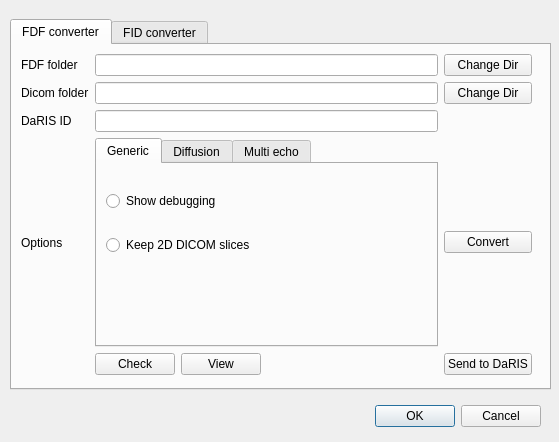
<?xml version="1.0" encoding="UTF-8"?>
<ui version="4.0">
 <class>Dialog</class>
 <widget class="QDialog" name="Dialog">
  <property name="geometry">
   <rect>
    <x>0</x>
    <y>0</y>
    <width>559</width>
    <height>442</height>
   </rect>
  </property>
  <property name="windowTitle">
   <string>Dialog</string>
  </property>
  <widget class="QDialogButtonBox" name="buttonBox">
   <property name="geometry">
    <rect>
     <x>200</x>
     <y>400</y>
     <width>341</width>
     <height>32</height>
    </rect>
   </property>
   <property name="orientation">
    <enum>Qt::Horizontal</enum>
   </property>
   <property name="standardButtons">
    <set>QDialogButtonBox::Cancel|QDialogButtonBox::Ok</set>
   </property>
  </widget>
  <widget class="QTabWidget" name="tabWidget">
   <property name="geometry">
    <rect>
     <x>10</x>
     <y>19</y>
     <width>541</width>
     <height>371</height>
    </rect>
   </property>
   <property name="currentIndex">
    <number>0</number>
   </property>
   <widget class="QWidget" name="tab_fdf">
    <attribute name="title">
     <string>FDF converter</string>
    </attribute>
    <widget class="QWidget" name="gridLayoutWidget">
     <property name="geometry">
      <rect>
       <x>9</x>
       <y>9</y>
       <width>511</width>
       <height>321</height>
      </rect>
     </property>
     <layout class="QGridLayout" name="gridLayout">
      <item row="3" column="4">
       <widget class="QPushButton" name="pushButton_convert">
        <property name="text">
         <string>Convert</string>
        </property>
       </widget>
      </item>
      <item row="3" column="1">
       <widget class="QLabel" name="label_4">
        <property name="text">
         <string>Options</string>
        </property>
       </widget>
      </item>
      <item row="0" column="4">
       <widget class="QPushButton" name="pushButton_changefdf">
        <property name="toolTip">
         <string>Change the FDF input directory</string>
        </property>
        <property name="text">
         <string>Change Dir</string>
        </property>
       </widget>
      </item>
      <item row="0" column="1">
       <widget class="QLabel" name="label">
        <property name="text">
         <string>FDF folder</string>
        </property>
       </widget>
      </item>
      <item row="1" column="1">
       <widget class="QLabel" name="label_2">
        <property name="text">
         <string>Dicom folder</string>
        </property>
       </widget>
      </item>
      <item row="2" column="1">
       <widget class="QLabel" name="label_3">
        <property name="text">
         <string>DaRIS ID</string>
        </property>
       </widget>
      </item>
      <item row="5" column="4">
       <widget class="QPushButton" name="pushButton_send2daris">
        <property name="text">
         <string>Send to DaRIS</string>
        </property>
       </widget>
      </item>
      <item row="1" column="4">
       <widget class="QPushButton" name="pushButton_changedicom">
        <property name="toolTip">
         <string>Change the output DICOM directory.  Only do this if the automatic folder name is already taken.</string>
        </property>
        <property name="text">
         <string>Change Dir</string>
        </property>
       </widget>
      </item>
      <item row="2" column="3">
       <widget class="QLineEdit" name="lineEdit_darisid">
        <property name="layoutDirection">
         <enum>Qt::RightToLeft</enum>
        </property>
        <property name="alignment">
         <set>Qt::AlignRight|Qt::AlignTrailing|Qt::AlignVCenter</set>
        </property>
       </widget>
      </item>
      <item row="0" column="3">
       <widget class="QLineEdit" name="lineEdit_fdfpath">
        <property name="layoutDirection">
         <enum>Qt::RightToLeft</enum>
        </property>
        <property name="alignment">
         <set>Qt::AlignRight|Qt::AlignTrailing|Qt::AlignVCenter</set>
        </property>
       </widget>
      </item>
      <item row="1" column="3">
       <widget class="QLineEdit" name="lineEdit_dicompath">
        <property name="layoutDirection">
         <enum>Qt::RightToLeft</enum>
        </property>
        <property name="alignment">
         <set>Qt::AlignRight|Qt::AlignTrailing|Qt::AlignVCenter</set>
        </property>
       </widget>
      </item>
      <item row="5" column="3">
       <layout class="QHBoxLayout" name="horizontalLayout">
        <item>
         <widget class="QPushButton" name="pushButton_check">
          <property name="text">
           <string>Check</string>
          </property>
         </widget>
        </item>
        <item>
         <widget class="QPushButton" name="pushButton_view">
          <property name="text">
           <string>View</string>
          </property>
         </widget>
        </item>
        <item>
         <spacer name="horizontalSpacer">
          <property name="orientation">
           <enum>Qt::Horizontal</enum>
          </property>
          <property name="sizeHint" stdset="0">
           <size>
            <width>40</width>
            <height>20</height>
           </size>
          </property>
         </spacer>
        </item>
       </layout>
      </item>
      <item row="3" column="3">
       <widget class="QTabWidget" name="Multiecho">
        <property name="currentIndex">
         <number>0</number>
        </property>
        <widget class="QWidget" name="tab_generic">
         <attribute name="title">
          <string>Generic</string>
         </attribute>
         <widget class="QWidget" name="gridLayoutWidget_4">
          <property name="geometry">
           <rect>
            <x>9</x>
            <y>9</y>
            <width>291</width>
            <height>101</height>
           </rect>
          </property>
          <layout class="QGridLayout" name="gridLayout_5">
           <item row="0" column="0">
            <widget class="QRadioButton" name="radioButton_debugging">
             <property name="toolTip">
              <string>Display more verbose debugging</string>
             </property>
             <property name="text">
              <string>Show debugging</string>
             </property>
            </widget>
           </item>
           <item row="1" column="0">
            <widget class="QRadioButton" name="radioButton_nodcmulti">
             <property name="toolTip">
              <string>Do not convert 2D slices to enhance DICOM format</string>
             </property>
             <property name="text">
              <string>Keep 2D DICOM slices</string>
             </property>
            </widget>
           </item>
          </layout>
         </widget>
        </widget>
        <widget class="QWidget" name="tab_diffusion">
         <attribute name="title">
          <string>Diffusion</string>
         </attribute>
         <widget class="QWidget" name="gridLayoutWidget_2">
          <property name="geometry">
           <rect>
            <x>0</x>
            <y>10</y>
            <width>291</width>
            <height>131</height>
           </rect>
          </property>
          <layout class="QGridLayout" name="gridLayout_2">
           <item row="0" column="1">
            <widget class="QRadioButton" name="radioButton_bmatrixdiff">
             <property name="text">
              <string>Bmatrix</string>
             </property>
            </widget>
           </item>
           <item row="7" column="1">
            <layout class="QHBoxLayout" name="horizontalLayout_5" stretch="0">
             <property name="spacing">
              <number>5</number>
             </property>
             <property name="topMargin">
              <number>5</number>
             </property>
             <property name="bottomMargin">
              <number>5</number>
             </property>
             <item>
              <widget class="QRadioButton" name="radioButton_directionaldiff">
               <property name="text">
                <string>Directional</string>
               </property>
              </widget>
             </item>
            </layout>
           </item>
           <item row="7" column="0">
            <layout class="QHBoxLayout" name="horizontalLayout_4" stretch="0,0">
             <property name="spacing">
              <number>5</number>
             </property>
             <property name="topMargin">
              <number>5</number>
             </property>
             <property name="bottomMargin">
              <number>5</number>
             </property>
             <item>
              <widget class="QLabel" name="label_10">
               <property name="text">
                <string>TextLabel</string>
               </property>
              </widget>
             </item>
             <item>
              <widget class="QLineEdit" name="lineEdit_7"/>
             </item>
            </layout>
           </item>
           <item row="0" column="0">
            <widget class="QRadioButton" name="radioButton_diffusion1">
             <property name="text">
              <string>Diffusion</string>
             </property>
            </widget>
           </item>
          </layout>
         </widget>
        </widget>
        <widget class="QWidget" name="tab_multiecho">
         <attribute name="title">
          <string>Multi echo</string>
         </attribute>
         <widget class="QWidget" name="gridLayoutWidget_5">
          <property name="geometry">
           <rect>
            <x>0</x>
            <y>10</y>
            <width>291</width>
            <height>61</height>
           </rect>
          </property>
          <layout class="QGridLayout" name="gridLayout_6">
           <item row="6" column="0">
            <layout class="QHBoxLayout" name="horizontalLayout_10" stretch="">
             <property name="spacing">
              <number>5</number>
             </property>
             <property name="topMargin">
              <number>5</number>
             </property>
             <property name="bottomMargin">
              <number>5</number>
             </property>
            </layout>
           </item>
           <item row="0" column="1">
            <widget class="QRadioButton" name="radioButton_7">
             <property name="text">
              <string>Multi-echo</string>
             </property>
            </widget>
           </item>
           <item row="6" column="1">
            <layout class="QHBoxLayout" name="horizontalLayout_11" stretch="0,0">
             <property name="spacing">
              <number>5</number>
             </property>
             <property name="topMargin">
              <number>5</number>
             </property>
             <property name="bottomMargin">
              <number>5</number>
             </property>
             <item>
              <widget class="QLabel" name="label_15">
               <property name="text">
                <string>TextLabel</string>
               </property>
              </widget>
             </item>
             <item>
              <widget class="QLineEdit" name="lineEdit_12"/>
             </item>
            </layout>
           </item>
          </layout>
         </widget>
        </widget>
       </widget>
      </item>
     </layout>
    </widget>
   </widget>
   <widget class="QWidget" name="tab_fid">
    <attribute name="title">
     <string>FID converter</string>
    </attribute>
    <widget class="QWidget" name="gridLayoutWidget_3">
     <property name="geometry">
      <rect>
       <x>10</x>
       <y>10</y>
       <width>511</width>
       <height>321</height>
      </rect>
     </property>
     <layout class="QGridLayout" name="gridLayout_3">
      <item row="3" column="3">
       <widget class="QPushButton" name="pushButton_convertfid">
        <property name="text">
         <string>Convert</string>
        </property>
       </widget>
      </item>
      <item row="3" column="1">
       <widget class="QLabel" name="label_5">
        <property name="text">
         <string>Options</string>
        </property>
       </widget>
      </item>
      <item row="0" column="3">
       <widget class="QPushButton" name="pushButton_changefid">
        <property name="toolTip">
         <string>Change the input FID directory</string>
        </property>
        <property name="text">
         <string>Change Dir</string>
        </property>
       </widget>
      </item>
      <item row="0" column="1">
       <widget class="QLabel" name="label_6">
        <property name="text">
         <string>FID folder</string>
        </property>
       </widget>
      </item>
      <item row="1" column="1">
       <widget class="QLabel" name="label_7">
        <property name="text">
         <string>Dicom folder</string>
        </property>
       </widget>
      </item>
      <item row="2" column="1">
       <widget class="QLabel" name="label_8">
        <property name="text">
         <string>DaRIS ID</string>
        </property>
       </widget>
      </item>
      <item row="1" column="3">
       <widget class="QPushButton" name="pushButton_changedicom2">
        <property name="toolTip">
         <string>Change the output DICOM directory.</string>
        </property>
        <property name="text">
         <string>Change Dir</string>
        </property>
       </widget>
      </item>
      <item row="2" column="2">
       <widget class="QLineEdit" name="lineEdit_darisid2">
        <property name="toolTip">
         <string>DaRIS ID generated from header information in FID procpar.  Do not edit unless you know what you are doing!</string>
        </property>
        <property name="layoutDirection">
         <enum>Qt::RightToLeft</enum>
        </property>
        <property name="alignment">
         <set>Qt::AlignRight|Qt::AlignTrailing|Qt::AlignVCenter</set>
        </property>
       </widget>
      </item>
      <item row="0" column="2">
       <widget class="QLineEdit" name="lineEdit_fidpath">
        <property name="layoutDirection">
         <enum>Qt::RightToLeft</enum>
        </property>
        <property name="alignment">
         <set>Qt::AlignRight|Qt::AlignTrailing|Qt::AlignVCenter</set>
        </property>
       </widget>
      </item>
      <item row="1" column="2">
       <widget class="QLineEdit" name="lineEdit_dicompath2">
        <property name="layoutDirection">
         <enum>Qt::RightToLeft</enum>
        </property>
        <property name="text">
         <string notr="true"/>
        </property>
        <property name="alignment">
         <set>Qt::AlignRight|Qt::AlignTrailing|Qt::AlignVCenter</set>
        </property>
       </widget>
      </item>
      <item row="3" column="2">
       <layout class="QGridLayout" name="gridLayout_4">
        <item row="0" column="1">
         <widget class="QRadioButton" name="radioButton">
          <property name="text">
           <string>Save K-space</string>
          </property>
         </widget>
        </item>
        <item row="0" column="0">
         <widget class="QRadioButton" name="radioButton_2">
          <property name="text">
           <string>Use Gaussian Filter</string>
          </property>
         </widget>
        </item>
        <item row="2" column="1">
         <layout class="QHBoxLayout" name="horizontalLayout_7" stretch="">
          <property name="spacing">
           <number>5</number>
          </property>
          <property name="topMargin">
           <number>5</number>
          </property>
          <property name="bottomMargin">
           <number>5</number>
          </property>
         </layout>
        </item>
        <item row="2" column="0">
         <layout class="QHBoxLayout" name="horizontalLayout_6" stretch="0,0">
          <property name="spacing">
           <number>5</number>
          </property>
          <property name="topMargin">
           <number>5</number>
          </property>
          <property name="bottomMargin">
           <number>5</number>
          </property>
          <item>
           <widget class="QLabel" name="label_12">
            <property name="text">
             <string>Window Size</string>
            </property>
           </widget>
          </item>
          <item>
           <widget class="QLineEdit" name="lineEdit_window">
            <property name="text">
             <string>5</string>
            </property>
           </widget>
          </item>
         </layout>
        </item>
        <item row="1" column="0">
         <layout class="QHBoxLayout" name="horizontalLayout_8" stretch="0,0">
          <property name="spacing">
           <number>5</number>
          </property>
          <property name="topMargin">
           <number>5</number>
          </property>
          <property name="bottomMargin">
           <number>5</number>
          </property>
          <item>
           <widget class="QLabel" name="label_14">
            <property name="text">
             <string>Sigma</string>
            </property>
           </widget>
          </item>
          <item>
           <widget class="QLineEdit" name="lineEdit_sigma">
            <property name="layoutDirection">
             <enum>Qt::RightToLeft</enum>
            </property>
            <property name="text">
             <string>0.707</string>
            </property>
           </widget>
          </item>
         </layout>
        </item>
        <item row="1" column="1">
         <layout class="QHBoxLayout" name="horizontalLayout_9" stretch="0">
          <property name="spacing">
           <number>5</number>
          </property>
          <property name="topMargin">
           <number>5</number>
          </property>
          <property name="bottomMargin">
           <number>5</number>
          </property>
          <item>
           <widget class="QRadioButton" name="radioButton_9">
            <property name="text">
             <string>Isotropic</string>
            </property>
           </widget>
          </item>
         </layout>
        </item>
       </layout>
      </item>
      <item row="4" column="3">
       <widget class="QPushButton" name="pushButton_send2daris2">
        <property name="text">
         <string>Send to DaRIS</string>
        </property>
       </widget>
      </item>
      <item row="4" column="2">
       <layout class="QHBoxLayout" name="horizontalLayout_2">
        <item>
         <widget class="QPushButton" name="pushButton_check2">
          <property name="text">
           <string>Check</string>
          </property>
         </widget>
        </item>
        <item>
         <widget class="QPushButton" name="pushButton_view2">
          <property name="text">
           <string>View</string>
          </property>
         </widget>
        </item>
        <item>
         <spacer name="horizontalSpacer_2">
          <property name="orientation">
           <enum>Qt::Horizontal</enum>
          </property>
          <property name="sizeHint" stdset="0">
           <size>
            <width>40</width>
            <height>20</height>
           </size>
          </property>
         </spacer>
        </item>
       </layout>
      </item>
     </layout>
    </widget>
   </widget>
  </widget>
 </widget>
 <tabstops>
  <tabstop>lineEdit_fdfpath</tabstop>
  <tabstop>pushButton_changefdf</tabstop>
  <tabstop>lineEdit_dicompath</tabstop>
  <tabstop>pushButton_changedicom</tabstop>
  <tabstop>lineEdit_darisid</tabstop>
  <tabstop>pushButton_convert</tabstop>
  <tabstop>pushButton_check</tabstop>
  <tabstop>pushButton_view</tabstop>
  <tabstop>pushButton_send2daris</tabstop>
  <tabstop>buttonBox</tabstop>
  <tabstop>tabWidget</tabstop>
  <tabstop>lineEdit_fidpath</tabstop>
  <tabstop>pushButton_changefid</tabstop>
  <tabstop>lineEdit_dicompath2</tabstop>
  <tabstop>pushButton_changedicom2</tabstop>
  <tabstop>lineEdit_darisid2</tabstop>
  <tabstop>pushButton_convertfid</tabstop>
  <tabstop>pushButton_check2</tabstop>
  <tabstop>pushButton_send2daris2</tabstop>
  <tabstop>radioButton_2</tabstop>
  <tabstop>radioButton</tabstop>
  <tabstop>lineEdit_sigma</tabstop>
  <tabstop>lineEdit_window</tabstop>
 </tabstops>
 <resources/>
 <connections>
  <connection>
   <sender>buttonBox</sender>
   <signal>accepted()</signal>
   <receiver>Dialog</receiver>
   <slot>accept()</slot>
   <hints>
    <hint type="sourcelabel">
     <x>418</x>
     <y>414</y>
    </hint>
    <hint type="destinationlabel">
     <x>157</x>
     <y>274</y>
    </hint>
   </hints>
  </connection>
  <connection>
   <sender>buttonBox</sender>
   <signal>rejected()</signal>
   <receiver>Dialog</receiver>
   <slot>reject()</slot>
   <hints>
    <hint type="sourcelabel">
     <x>486</x>
     <y>420</y>
    </hint>
    <hint type="destinationlabel">
     <x>286</x>
     <y>274</y>
    </hint>
   </hints>
  </connection>
 </connections>
</ui>
